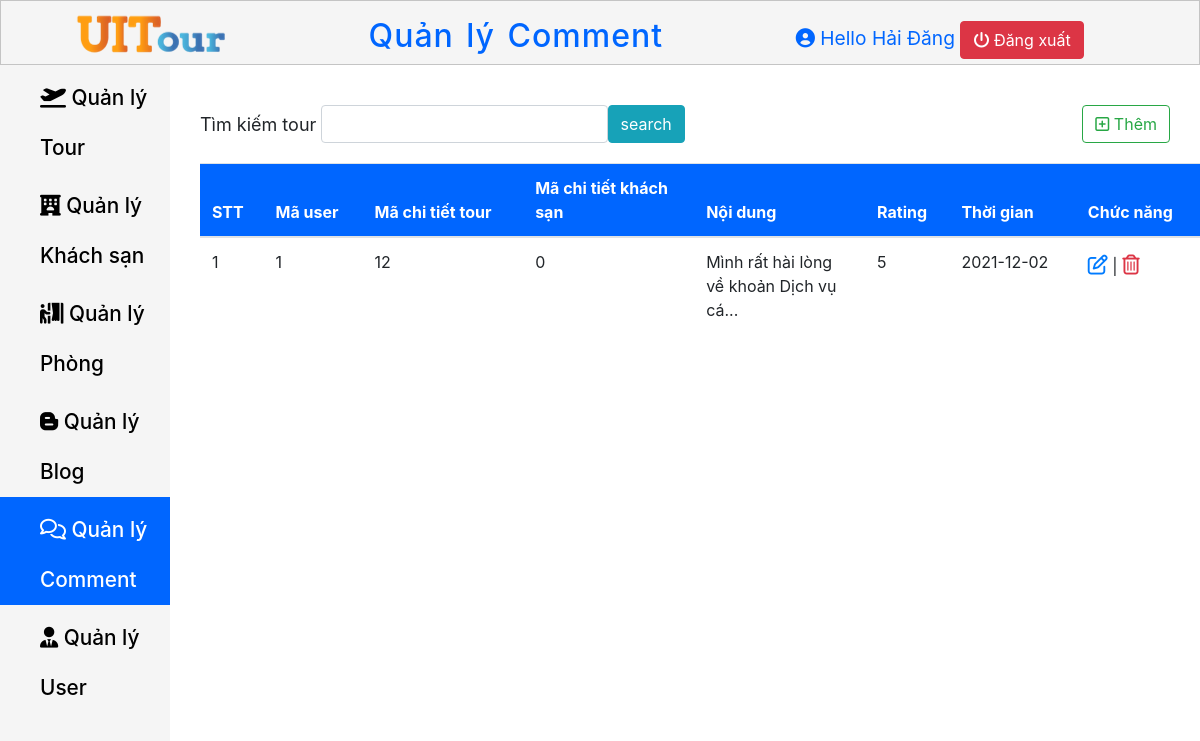
The app's page /Page-Admin/QuanLyComment.php (signed in), older data.
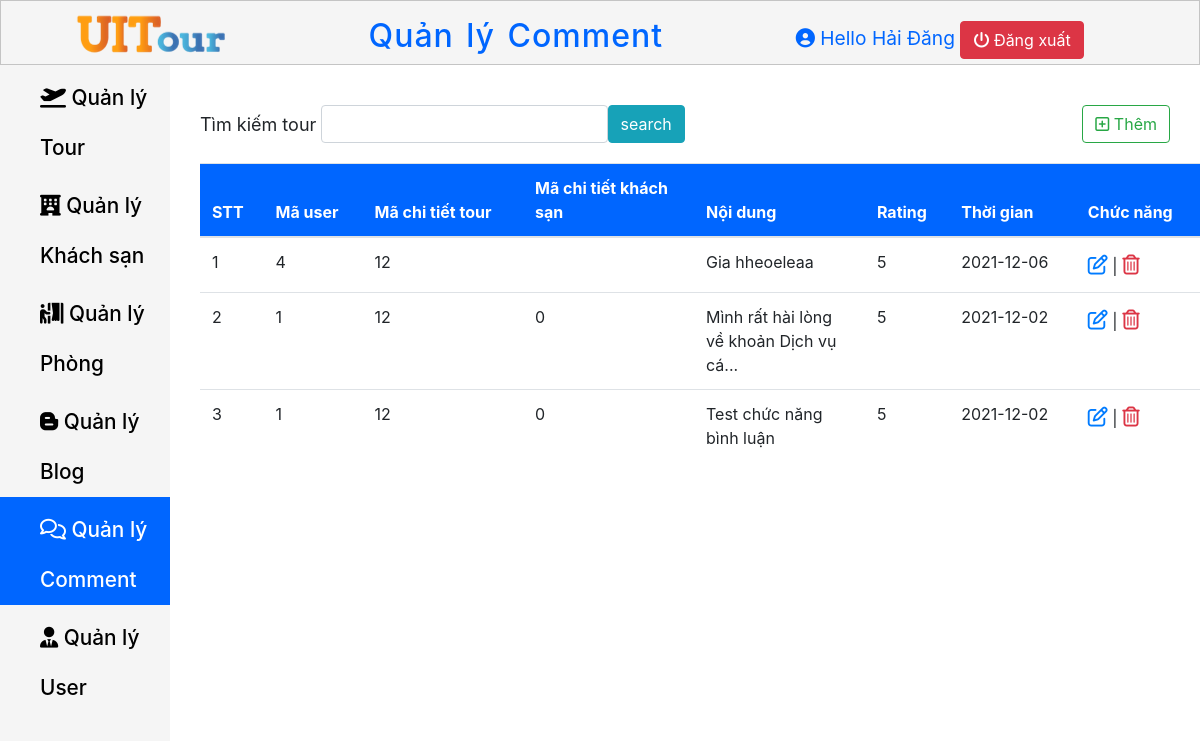
The same page, newer data.
### tables this page shows
CREATE TABLE `evaluate` (
  `Evaluate_Id` int(11) NOT NULL,
  `User_Id` int(11) NOT NULL,
  `CT_Tour_Id` int(11) DEFAULT NULL,
  `CT_Hotel_Id` int(11) DEFAULT NULL,
  `Content` text NOT NULL,
  `Rating` int(11) DEFAULT NULL,
  `Time` date DEFAULT NULL
);

### Page-Admin/session_dangnhap.php (called while the page is built, shortened)
<?php
    if (isset($_SESSION['FullName']) && $_SESSION['FullName']){
        $adminName = $_SESSION['FullName'];
    }
    else {
        header("location:DangNhap.php");
    }
?>

### Page-Admin/QuanLyComment.php (the view, shortened to what this page needs)
<?php require"session_dangnhap.php"; ?>
<?php
    require "../connect.php";
    if(isset($_POST["search"]))
    {
        $result = $_POST["search"];
        $sql = "SELECT * FROM evaluate WHERE 'User_Id' Like '%$result%'";
    }
    else
        $sql = "SELECT * from evaluate";
    $kq = $conn->query($sql);
?>
<!DOCTYPE html>
<html lang="en">
<head>
    <link rel="stylesheet" href="Navbar.css">
    <link rel="stylesheet" href="Content.css">
    <link rel="stylesheet" href="https://cdn.jsdelivr.net/npm/bootstrap@4.5.3/dist/css/bootstrap.min.css">
    <link rel="stylesheet" href="https://cdnjs.cloudflare.com/ajax/libs/font-awesome/6.0.0-beta3/css/all.min.css" />
</head>
<body>
    <header class="header-container">
        <div class="header-container__logo">
            <a href="../Page-Admin/TrangChu.php">
                <img src="../Trangchu/File/logo_header.png" alt="UITour">
            </a>
        </div>
        <h2 class="header-container__Title">
            Quản lý Comment
        </h2>
        <div class="header-container__profile">
            <i class="fas fa-user-circle"></i>
            <span>Hello <?php echo $adminName; ?></span>
            <a href="dangxuat.php" class="btn btn-danger"> <i class="fas fa-power-off"></i> Đăng xuất</a>
        </div>
    </header>
    <main class="main">
        <nav class="nav-links">
            <ul class="nav-links__ul">
                <li class="nav-links__li ">
                    <a href="../Page-Admin/QuanLyTour.php" class=" nav-links__a">
                        <i class="fas fa-plane-departure "></i>  Quản lý Tour
                    </a>
                </li>
                <li class="nav-links__li">
                    <a href="../Page-Admin/QuanLyKhachSan.php" class=" nav-links__a">
                        <i class="fas fa-hotel"></i></i>  Quản lý Khách sạn
                    </a>
                </li>
                <li class="nav-links__li">
                    <a href="../Page-Admin/QuanLyPhong.php" class=" nav-links__a">
                        <i class="fas fa-person-booth"></i>  Quản lý Phòng
                    </a>
                </li>
                <li class="nav-links__li ">
                    <a href="../Page-Admin/QuanLyBlog.php" class=" nav-links__a ">
                        <i class="fab fa-blogger-b"></i></i>  Quản lý Blog
                    </a>
                </li>
                <li class="nav-links__li active--css">
                    <a href="../Page-Admin/QuanLyComment.php" class=" nav-links__a active--css">
                        <i class="far fa-comments"></i></i></i>  Quản lý Comment
                    </a>
                </li>
                <li class="nav-links__li " >
                    <a href="../Page-Admin/QuanLyUser.php" class=" nav-links__a ">
                        <i class="fas fa-user-tie"></i></i></i>  Quản lý User
                    </a>
                </li>
            </ul>
        </nav>
        <section>
            <div class="search-create" >
                <form action="" class="col-md-10" method="post">
                    <div class="form-inline col-md-9">
                        <label for="User_Id" class="control-label" style="margin-right: 5px;">Tìm kiếm tour</label>
                        <input type="text" name="search" class="form-control col-md-6">
                        <input type="submit" class="btn btn-info" name="submit" value="search">
                    </div>
                </form>
                <div>
                    <a href="../Page-Admin/ThemCmt.php" class="btn btn-outline-success"><i class="far fa-plus-square"></i> Thêm</a>
                </div>
            </div>
            <div class="table-overflow">
                <table class="table table-hover">
                    <thead>
                        <tr>
                            <th>STT</th>
                            <th>Mã user</th>
                            <th>Mã chi tiết tour</th>
                            <th>Mã chi tiết khách sạn</th>
                            <th>Nội dung</th>
                            <th>Rating</th>
                            <th>Thời gian</th>
                            <th>Chức năng</th>
                        </tr>
                    </thead>
                    <tbody>
                        <?php while($row = $kq->fetch_assoc()) { ?>
                            <tr>
                                <td class="counterCell"></td>
                                <td><?php echo $row["User_Id"] ?></td>
                                <td><?php echo $row["CT_Tour_Id"] ?></td>
                                <td><?php echo $row["CT_Hotel_Id"] ?></td>
                                <?php
                                if(str_word_count($row["Content"]) > 50) {
                                     $cnt = substr($row["Content"], 0, 50);
                                    echo "<td>".$cnt."..."."</td>";
                                }
                                else {
                                    echo "<td>".$row["Content"]."</td>";
                                }
                                ?>
                                <td><?php echo $row["Rating"] ?></td>
                                <td><?php echo $row["Time"] ?></td>
                                <td>
                                    <a  href="../Page-Admin/SuaCmt.php?id=<?php echo $row["Evaluate_Id"] ?>" style="font-size: 20px;" ><i class="far fa-edit"></i></a> |
                                    <a href="../Page-Admin/XoaCmt.php?id=<?php echo $row["Evaluate_Id"] ?>" style="font-size: 20px; " class="text-danger" onclick="return confirm('Bạn chắn chắn xóa chứ?')"><i class="far fa-trash-alt"></i></a>
                                </td>
                            </tr>
                        <?php } ?>
                    </tbody>
                </table>
            </div>
        </section>
    </main>
</body>
</html>

### Page-Admin/Navbar.css (style rules this page uses)
* { margin: 0; padding: 0; box-sizing: border-box; }
body { font-size: 15px; }
html { font-family: Arial, Helvetica, sans-serif; }
.header-container .header-container__logo img { margin-left: 3em; }
.header-container { display: flex; justify-content: space-between; align-items: center; width: 100%; max-height: 65px; position: fixed; top: 0; z-index: 10; background-color: #f5f5f5; border: 1px solid #c4c4c4; }
.header-container .header-container__Title { word-spacing: 3px; letter-spacing: 1px; margin-top: 15px; color: #0066FF; }
.header-container .header-container__profile { font-size: 1.2em; margin-right: 6em; margin-top: 15px; color: #0066FF; }
.main { margin-top: 65px; display: flex; width: 100%; }
.nav-links { width: 300px; height: 1000px; }
.nav-links__li { background-color: #f5f5f5; line-height: 50px; display: block; }
.nav-links__a { text-decoration: none; padding-top: 8px; color: #000; display: block; padding-left: 40px; font-weight: 500; font-size: 1.3em; }
.nav-links__ul { height: 100%; background-color: #f5f5f5; }
.active--css { background-color: #0066FF; color: #fff; }

### Page-Admin/Content.css (style rules this page uses)
* { margin: 0; padding: 0; box-sizing: border-box; }
body { font-size: 15px; max-width: 1500px; overflow-x: auto; }
label { font-size: 18px; }
.search-create { display: flex; width: 1000px; justify-content: space-between; margin-top: 40px; }
table thead tr { position: sticky; top: 0; background-color: #0066FF; color: #fff; }
.table-overflow { width: 1000px; height: 400px; margin-left: 30px; overflow-y: auto; margin-top: 20px; word-wrap: break-word; }
.table-overflow th, td { max-width: 150px; word-wrap: break-word; }
table { counter-reset: tableCount; }
.counterCell::before { content: counter(tableCount); counter-increment: tableCount; }

Row changes from the older to the newer data that the page shows:
added evaluate: User_Id "4", CT_Tour_Id "12", Content "Gia hheoeleaa", Rating "5", Time "2021-12-06"
added evaluate: User_Id "1", CT_Tour_Id "12", CT_Hotel_Id "0", Content "Test chức năng bình luận", Rating "5", Time "2021-12-02"
